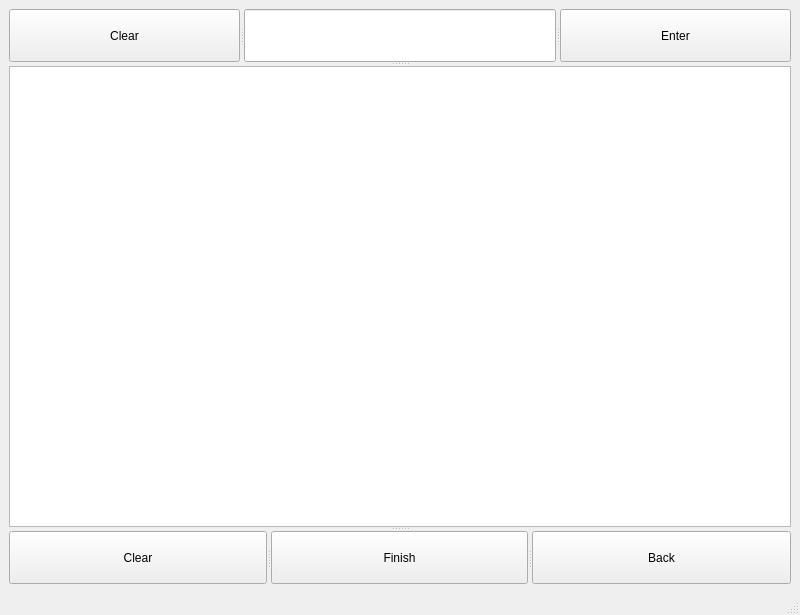
<?xml version="1.0" encoding="UTF-8"?>
<ui version="4.0">
 <class>CmdWindow</class>
 <widget class="QMainWindow" name="CmdWindow">
  <property name="geometry">
   <rect>
    <x>0</x>
    <y>0</y>
    <width>800</width>
    <height>615</height>
   </rect>
  </property>
  <property name="windowTitle">
   <string>MainWindow</string>
  </property>
  <widget class="QWidget" name="centralwidget">
   <layout class="QGridLayout" name="gridLayout">
    <item row="0" column="0">
     <widget class="QSplitter" name="splitter_5">
      <property name="orientation">
       <enum>Qt::Vertical</enum>
      </property>
      <widget class="QSplitter" name="splitter_2">
       <property name="orientation">
        <enum>Qt::Vertical</enum>
       </property>
       <widget class="QSplitter" name="splitter">
        <property name="orientation">
         <enum>Qt::Horizontal</enum>
        </property>
        <widget class="QPushButton" name="pushButton">
         <property name="styleSheet">
          <string notr="true">font: 87 10pt &quot;Arial Black&quot;;</string>
         </property>
         <property name="text">
          <string>Clear</string>
         </property>
        </widget>
        <widget class="QLineEdit" name="lineEdit"/>
        <widget class="QPushButton" name="pushButton_Enter">
         <property name="styleSheet">
          <string notr="true">font: 87 10pt &quot;Arial Black&quot;;</string>
         </property>
         <property name="text">
          <string>Enter</string>
         </property>
        </widget>
       </widget>
       <widget class="QTextEdit" name="textEdit"/>
      </widget>
      <widget class="QSplitter" name="splitter_4">
       <property name="orientation">
        <enum>Qt::Horizontal</enum>
       </property>
       <widget class="QSplitter" name="splitter_3">
        <property name="orientation">
         <enum>Qt::Horizontal</enum>
        </property>
        <widget class="QPushButton" name="pushButton_Clear">
         <property name="styleSheet">
          <string notr="true">font: 87 10pt &quot;Arial Black&quot;;</string>
         </property>
         <property name="text">
          <string>Clear</string>
         </property>
        </widget>
        <widget class="QPushButton" name="pushButton_2">
         <property name="styleSheet">
          <string notr="true">font: 87 10pt &quot;Arial Black&quot;;</string>
         </property>
         <property name="text">
          <string>Finish</string>
         </property>
        </widget>
       </widget>
       <widget class="QPushButton" name="pushButton_3">
        <property name="styleSheet">
         <string notr="true">font: 87 10pt &quot;Arial Black&quot;;</string>
        </property>
        <property name="text">
         <string>Back</string>
        </property>
       </widget>
      </widget>
     </widget>
    </item>
   </layout>
  </widget>
  <widget class="QMenuBar" name="menubar">
   <property name="geometry">
    <rect>
     <x>0</x>
     <y>0</y>
     <width>800</width>
     <height>26</height>
    </rect>
   </property>
  </widget>
  <widget class="QStatusBar" name="statusbar"/>
 </widget>
 <resources/>
 <connections/>
</ui>
